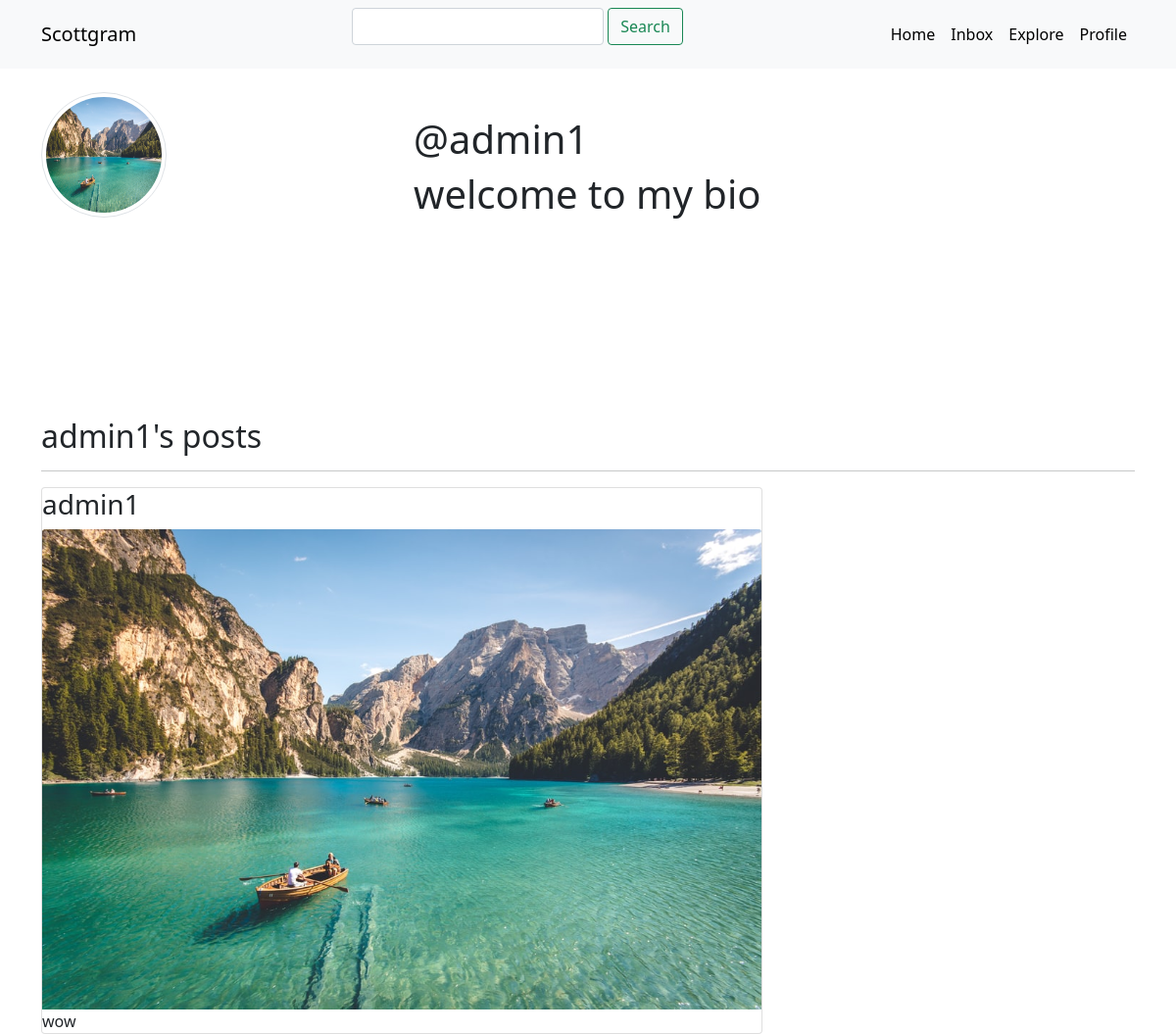
Before: /profile/4/ (signed in) with the older database file.
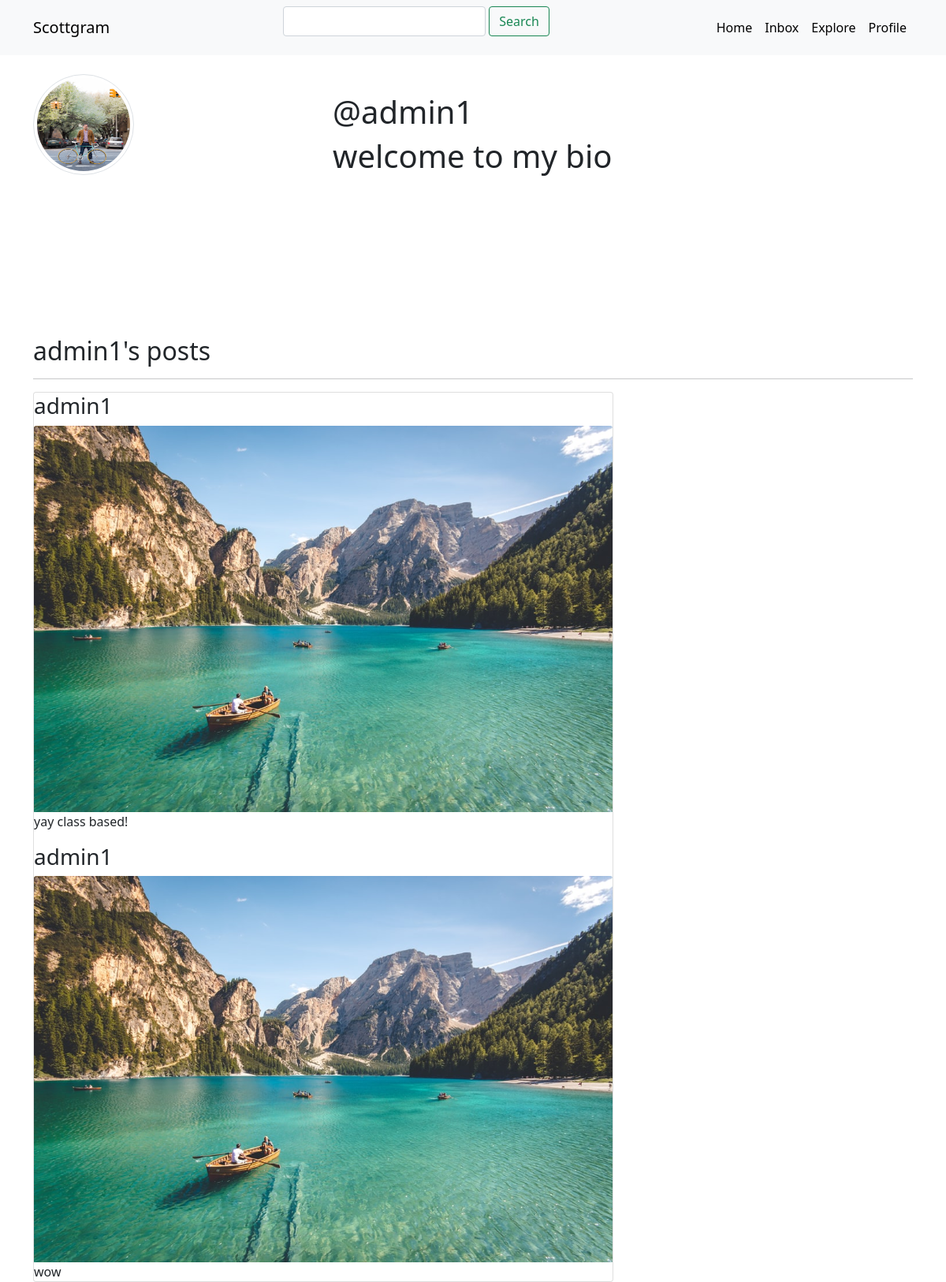
After: the same page with the newer database file.
### accounts/models.py (models this page shows, shortened)
class Profile(models.Model):
    user = models.OneToOneField(User, on_delete=models.CASCADE)
    bio = models.CharField(max_length=350, default='welcome to my bio', null=True)
    following = models.ManyToManyField(User, related_name='following', blank=True)
    profilepic = models.ImageField(null=True, blank=True, upload_to='profiles/', default='default.jpeg')

### feed/models.py (models this page shows, shortened)
class Post(models.Model):
    author = models.ForeignKey(User, on_delete=models.CASCADE)
    title = models.CharField(max_length=200)
    description = models.CharField(max_length=200)
    created = models.DateTimeField(auto_now_add=True)
    published_date = models.DateTimeField(blank=True, null=True)
    likes = models.ManyToManyField(User, related_name='postlike')
    imagecontent = models.ImageField(null=True, blank=True, upload_to='content/')
    class Meta:
        ordering = ('-created',)

### accounts/views.py (the view)
# urls.py: path('profile/<pk>/',profile_detail, name='profile_detail' ),
def profile_detail(request,pk):
    profile = Profile.objects.get(pk=pk)
    my_profile = Profile.objects.get(user=request.user)
    my_profile_following = my_profile.following.filter(id=profile.user.id)
    is_following = profile.following.filter(id=request.user.id)
    posts = Post.objects.filter(author=profile.user)
    return render(request, 'accounts/profiledetail.html',{'profile':profile,'is_following':is_following,'my_profile':my_profile,'my_profile_following':my_profile_following,'posts':posts})

### templates/accounts/profiledetail.html
{% extends 'base.html' %}
{% block content %}
{% include "navbar.html" %}
<div class="container">
    <div class="row">
        <div class="col-4">
            <div class="img-fluid ratio ratio-1x1">
                <img class="img-thumbnail rounded-circle mw-100 my-4" src="{{profile.profilepic.url}}">
            </div>
        </div>
        <div class="col-6 my-5">
            <h1>@{{profile.user}}</h1>
            <h1>{{profile.bio}}</h1>
        </div>
    </div>
    <h2> {{profile.user}}'s posts </h2>
    <hr>
    <div class="row">
        <div class="col-8">
            <div class="card">
                {% for post in posts %}
                   <h3>{{ post.author }}</h3>
                   <img src="{{post.imagecontent.url}}" class="card-img-top">
                   <p class="card-text">{{post.description}}</p>
                {% endfor %}
               </div>
        </div>
{% endblock %}`

### templates/base.html (shortened to what this page needs)
<html>
    <head>
        {% load static %}
        <link href="https://cdn.jsdelivr.net/npm/bootstrap@5.0.1/dist/css/bootstrap.min.css" rel="stylesheet">
        <link rel="stylesheet" href="{% static 'css/style.css' %}">
    </head>
    <body>
        {% block content %}
        {% endblock %}
    </body>
</html>

### templates/navbar.html (shortened to what this page needs)
<nav class="navbar navbar-expand-lg navbar-light bg-light">
    <div class="container-lg">
      <a class="navbar-brand" href="{% url 'feed' %}">Scottgram</a>
        <div class="col d-flex justify-content-center">
          <form type="GET" class="d-flex">
           <input class="form-control me-1" id="search_box" type="text" name="search_box" aria-label="Search">
              <button class="btn btn-outline-success" id="search_submit" type="submit">Search</button>
          </form>
        </div>
      <div class="navbar-nav d-flex justify-content-end">
          <a class="nav-link active" aria-current="page" href="{% url 'feed' %}">Home</a>
          <a class="nav-link" href="#">Inbox</a>
          <a class="nav-link" href="#">Explore</a>
          <a class="nav-link disabled" href="#" tabindex="-1" aria-disabled="true">Profile</a>
        </div>
      </div>
</nav>

### static/css/style.css (style rules this page uses)
.navbar-nav { align-items: flex-end; }
.rounded-circle { width: 128px; height: 128px; }

Changed rows visible on the page:
changed Profile "welcome to my bio": profilepic: a different picture
added Post: author "admin1", imagecontent (picture), description "yay class based!"
